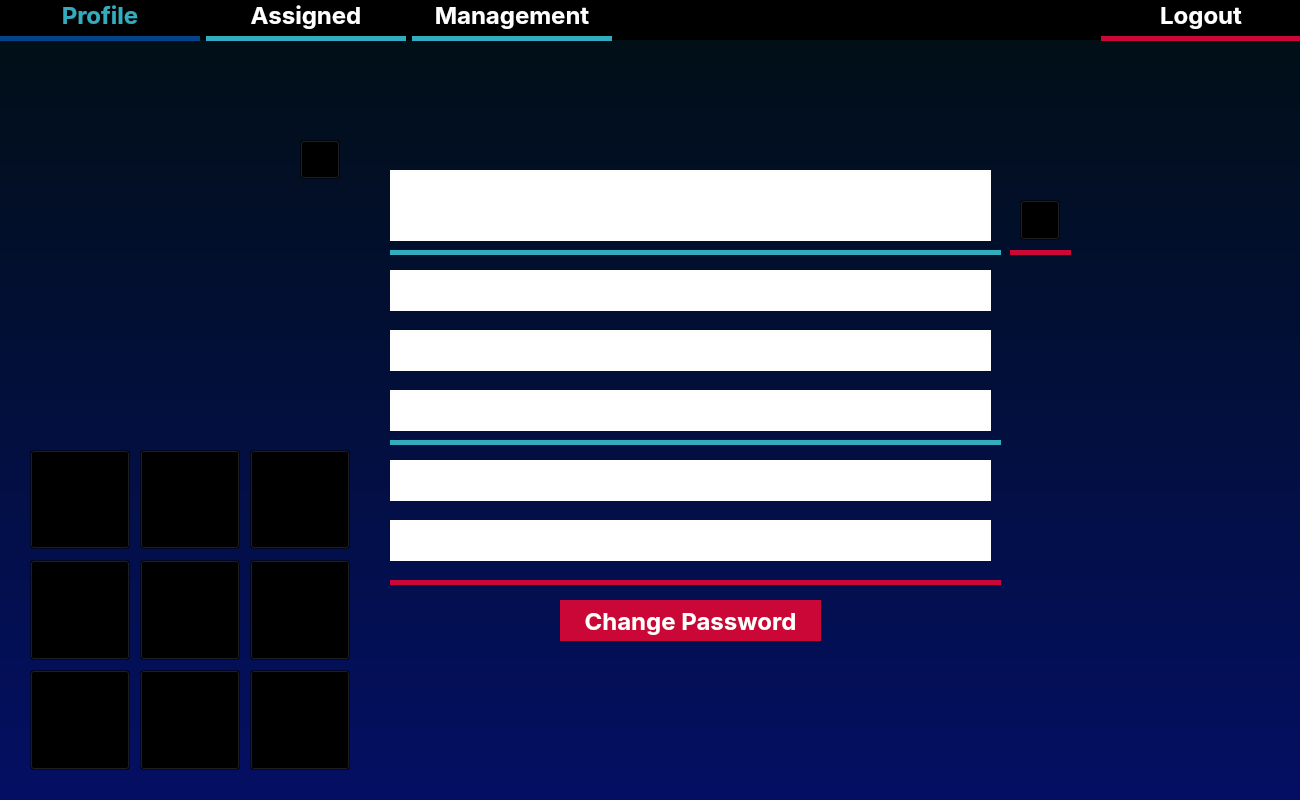
<?xml version="1.0" encoding="UTF-8"?>
<ui version="4.0">
 <class>Profile</class>
 <widget class="QWidget" name="Profile">
  <property name="geometry">
   <rect>
    <x>0</x>
    <y>0</y>
    <width>1300</width>
    <height>800</height>
   </rect>
  </property>
  <property name="minimumSize">
   <size>
    <width>1300</width>
    <height>800</height>
   </size>
  </property>
  <property name="maximumSize">
   <size>
    <width>1300</width>
    <height>800</height>
   </size>
  </property>
  <property name="windowTitle">
   <string>Form</string>
  </property>
  <widget class="QPushButton" name="EditDetails">
   <property name="geometry">
    <rect>
     <x>1020</x>
     <y>200</y>
     <width>40</width>
     <height>40</height>
    </rect>
   </property>
   <property name="minimumSize">
    <size>
     <width>39</width>
     <height>39</height>
    </size>
   </property>
   <property name="maximumSize">
    <size>
     <width>40</width>
     <height>40</height>
    </size>
   </property>
   <property name="autoFillBackground">
    <bool>false</bool>
   </property>
   <property name="styleSheet">
    <string notr="true">background-color:transparent;</string>
   </property>
   <property name="text">
    <string/>
   </property>
   <property name="checkable">
    <bool>true</bool>
   </property>
  </widget>
  <widget class="QPushButton" name="Background">
   <property name="geometry">
    <rect>
     <x>-10</x>
     <y>-20</y>
     <width>1321</width>
     <height>831</height>
    </rect>
   </property>
   <property name="styleSheet">
    <string notr="true">background-color: qlineargradient(spread:pad, x0:1, y2:1, x2:0, y2:1, stop:0 rgba(1, 15, 17, 255), stop:1 rgba(4, 15, 101, 255))</string>
   </property>
   <property name="text">
    <string/>
   </property>
  </widget>
  <widget class="QLabel" name="PFP">
   <property name="geometry">
    <rect>
     <x>40</x>
     <y>140</y>
     <width>300</width>
     <height>300</height>
    </rect>
   </property>
   <property name="minimumSize">
    <size>
     <width>199</width>
     <height>199</height>
    </size>
   </property>
   <property name="maximumSize">
    <size>
     <width>300</width>
     <height>300</height>
    </size>
   </property>
   <property name="autoFillBackground">
    <bool>false</bool>
   </property>
   <property name="text">
    <string/>
   </property>
   <property name="scaledContents">
    <bool>true</bool>
   </property>
  </widget>
  <widget class="QPushButton" name="Line1">
   <property name="geometry">
    <rect>
     <x>390</x>
     <y>250</y>
     <width>611</width>
     <height>5</height>
    </rect>
   </property>
   <property name="maximumSize">
    <size>
     <width>16777215</width>
     <height>5</height>
    </size>
   </property>
   <property name="styleSheet">
    <string notr="true">background-color:#32ACBE; border:0px;</string>
   </property>
   <property name="text">
    <string/>
   </property>
  </widget>
  <widget class="QLabel" name="Name">
   <property name="geometry">
    <rect>
     <x>410</x>
     <y>150</y>
     <width>261</width>
     <height>91</height>
    </rect>
   </property>
   <property name="font">
    <font>
     <pointsize>48</pointsize>
    </font>
   </property>
   <property name="styleSheet">
    <string notr="true">color:#ffffff</string>
   </property>
   <property name="text">
    <string>Greg</string>
   </property>
  </widget>
  <widget class="QLabel" name="JobTitle">
   <property name="geometry">
    <rect>
     <x>400</x>
     <y>270</y>
     <width>441</width>
     <height>41</height>
    </rect>
   </property>
   <property name="font">
    <font>
     <pointsize>24</pointsize>
    </font>
   </property>
   <property name="styleSheet">
    <string notr="true">color:#ffffff</string>
   </property>
   <property name="text">
    <string>Senior Software Engineer</string>
   </property>
  </widget>
  <widget class="QLabel" name="workHours">
   <property name="geometry">
    <rect>
     <x>400</x>
     <y>330</y>
     <width>351</width>
     <height>41</height>
    </rect>
   </property>
   <property name="font">
    <font>
     <pointsize>24</pointsize>
    </font>
   </property>
   <property name="styleSheet">
    <string notr="true">color:#ffffff</string>
   </property>
   <property name="text">
    <string>09:00 - 17:30  UTC</string>
   </property>
  </widget>
  <widget class="QLabel" name="location">
   <property name="geometry">
    <rect>
     <x>400</x>
     <y>390</y>
     <width>441</width>
     <height>41</height>
    </rect>
   </property>
   <property name="font">
    <font>
     <pointsize>24</pointsize>
    </font>
   </property>
   <property name="styleSheet">
    <string notr="true">color:#ffffff</string>
   </property>
   <property name="text">
    <string>Washington, DC</string>
   </property>
  </widget>
  <widget class="QPushButton" name="Line2">
   <property name="geometry">
    <rect>
     <x>390</x>
     <y>440</y>
     <width>611</width>
     <height>5</height>
    </rect>
   </property>
   <property name="maximumSize">
    <size>
     <width>16777215</width>
     <height>5</height>
    </size>
   </property>
   <property name="styleSheet">
    <string notr="true">background-color:#32ACBE; border:0px;</string>
   </property>
   <property name="text">
    <string/>
   </property>
  </widget>
  <widget class="QLabel" name="email">
   <property name="geometry">
    <rect>
     <x>400</x>
     <y>460</y>
     <width>441</width>
     <height>41</height>
    </rect>
   </property>
   <property name="font">
    <font>
     <pointsize>20</pointsize>
    </font>
   </property>
   <property name="styleSheet">
    <string notr="true">color:#ffffff</string>
   </property>
   <property name="text">
    <string>almightyGreg@gmail.com</string>
   </property>
  </widget>
  <widget class="QLabel" name="number">
   <property name="geometry">
    <rect>
     <x>400</x>
     <y>520</y>
     <width>441</width>
     <height>41</height>
    </rect>
   </property>
   <property name="font">
    <font>
     <pointsize>20</pointsize>
    </font>
   </property>
   <property name="styleSheet">
    <string notr="true">color:#ffffff</string>
   </property>
   <property name="text">
    <string>021 123 4567</string>
   </property>
  </widget>
  <widget class="QPushButton" name="Line3">
   <property name="geometry">
    <rect>
     <x>390</x>
     <y>580</y>
     <width>611</width>
     <height>5</height>
    </rect>
   </property>
   <property name="maximumSize">
    <size>
     <width>16777215</width>
     <height>5</height>
    </size>
   </property>
   <property name="styleSheet">
    <string notr="true">background-color:#CA0736; border:0px;</string>
   </property>
   <property name="text">
    <string/>
   </property>
  </widget>
  <widget class="QPushButton" name="changePassword">
   <property name="geometry">
    <rect>
     <x>560</x>
     <y>600</y>
     <width>261</width>
     <height>41</height>
    </rect>
   </property>
   <property name="styleSheet">
    <string notr="true">font-size: 24px;font-family: Inter;color: rgb(255, 255, 255); font-weight:bold; border:none; background-color:#CA0736;</string>
   </property>
   <property name="text">
    <string>Change Password</string>
   </property>
  </widget>
  <widget class="QPushButton" name="Line4">
   <property name="geometry">
    <rect>
     <x>1010</x>
     <y>250</y>
     <width>61</width>
     <height>5</height>
    </rect>
   </property>
   <property name="minimumSize">
    <size>
     <width>50</width>
     <height>0</height>
    </size>
   </property>
   <property name="maximumSize">
    <size>
     <width>70</width>
     <height>5</height>
    </size>
   </property>
   <property name="styleSheet">
    <string notr="true">background-color:#CA0736; border:0px;</string>
   </property>
   <property name="text">
    <string/>
   </property>
  </widget>
  <widget class="QLineEdit" name="NameEdit">
   <property name="geometry">
    <rect>
     <x>390</x>
     <y>170</y>
     <width>601</width>
     <height>71</height>
    </rect>
   </property>
   <property name="styleSheet">
    <string notr="true">font-size: 24px;font-family: Inter;color:black; border:none;</string>
   </property>
  </widget>
  <widget class="QLineEdit" name="JobEdit">
   <property name="geometry">
    <rect>
     <x>390</x>
     <y>270</y>
     <width>601</width>
     <height>41</height>
    </rect>
   </property>
   <property name="styleSheet">
    <string notr="true">font-size: 24px;font-family: Inter;color:black; border:none;</string>
   </property>
  </widget>
  <widget class="QLineEdit" name="TimeEdit">
   <property name="geometry">
    <rect>
     <x>390</x>
     <y>330</y>
     <width>601</width>
     <height>41</height>
    </rect>
   </property>
   <property name="styleSheet">
    <string notr="true">font-size: 24px;font-family: Inter;color:black; border:none;</string>
   </property>
  </widget>
  <widget class="QLineEdit" name="LocationEdit">
   <property name="geometry">
    <rect>
     <x>390</x>
     <y>390</y>
     <width>601</width>
     <height>41</height>
    </rect>
   </property>
   <property name="styleSheet">
    <string notr="true">font-size: 24px;font-family: Inter;color:black; border:none;</string>
   </property>
  </widget>
  <widget class="QLineEdit" name="EmailEdit">
   <property name="geometry">
    <rect>
     <x>390</x>
     <y>460</y>
     <width>601</width>
     <height>41</height>
    </rect>
   </property>
   <property name="styleSheet">
    <string notr="true">font-size: 24px;font-family: Inter;color:black; border:none;</string>
   </property>
  </widget>
  <widget class="QLineEdit" name="NumberEdit">
   <property name="geometry">
    <rect>
     <x>390</x>
     <y>520</y>
     <width>601</width>
     <height>41</height>
    </rect>
   </property>
   <property name="styleSheet">
    <string notr="true">font-size: 24px;font-family: Inter;color:black; border:none;</string>
   </property>
  </widget>
  <widget class="QPushButton" name="EditProfilePic">
   <property name="geometry">
    <rect>
     <x>300</x>
     <y>140</y>
     <width>40</width>
     <height>39</height>
    </rect>
   </property>
   <property name="minimumSize">
    <size>
     <width>39</width>
     <height>39</height>
    </size>
   </property>
   <property name="maximumSize">
    <size>
     <width>40</width>
     <height>40</height>
    </size>
   </property>
   <property name="styleSheet">
    <string notr="true">background-color:transparent;</string>
   </property>
   <property name="text">
    <string/>
   </property>
   <property name="checkable">
    <bool>true</bool>
   </property>
  </widget>
  <widget class="QPushButton" name="ProfileOp1">
   <property name="geometry">
    <rect>
     <x>30</x>
     <y>450</y>
     <width>100</width>
     <height>99</height>
    </rect>
   </property>
   <property name="minimumSize">
    <size>
     <width>79</width>
     <height>99</height>
    </size>
   </property>
   <property name="maximumSize">
    <size>
     <width>100</width>
     <height>100</height>
    </size>
   </property>
   <property name="styleSheet">
    <string notr="true">background-color:transparent;</string>
   </property>
   <property name="text">
    <string/>
   </property>
   <property name="checkable">
    <bool>false</bool>
   </property>
  </widget>
  <widget class="QPushButton" name="ProfileOp2">
   <property name="geometry">
    <rect>
     <x>140</x>
     <y>450</y>
     <width>100</width>
     <height>99</height>
    </rect>
   </property>
   <property name="minimumSize">
    <size>
     <width>79</width>
     <height>99</height>
    </size>
   </property>
   <property name="maximumSize">
    <size>
     <width>100</width>
     <height>100</height>
    </size>
   </property>
   <property name="styleSheet">
    <string notr="true">background-color:transparent;</string>
   </property>
   <property name="text">
    <string/>
   </property>
  </widget>
  <widget class="QPushButton" name="ProfileOp3">
   <property name="geometry">
    <rect>
     <x>250</x>
     <y>450</y>
     <width>100</width>
     <height>99</height>
    </rect>
   </property>
   <property name="minimumSize">
    <size>
     <width>79</width>
     <height>99</height>
    </size>
   </property>
   <property name="maximumSize">
    <size>
     <width>100</width>
     <height>100</height>
    </size>
   </property>
   <property name="styleSheet">
    <string notr="true">background-color:transparent;</string>
   </property>
   <property name="text">
    <string/>
   </property>
  </widget>
  <widget class="QPushButton" name="ProfileOp4">
   <property name="geometry">
    <rect>
     <x>30</x>
     <y>560</y>
     <width>100</width>
     <height>100</height>
    </rect>
   </property>
   <property name="minimumSize">
    <size>
     <width>79</width>
     <height>79</height>
    </size>
   </property>
   <property name="maximumSize">
    <size>
     <width>100</width>
     <height>100</height>
    </size>
   </property>
   <property name="styleSheet">
    <string notr="true">background-color:transparent;</string>
   </property>
   <property name="text">
    <string/>
   </property>
  </widget>
  <widget class="QPushButton" name="ProfileOp5">
   <property name="geometry">
    <rect>
     <x>30</x>
     <y>670</y>
     <width>100</width>
     <height>100</height>
    </rect>
   </property>
   <property name="minimumSize">
    <size>
     <width>79</width>
     <height>79</height>
    </size>
   </property>
   <property name="maximumSize">
    <size>
     <width>100</width>
     <height>100</height>
    </size>
   </property>
   <property name="styleSheet">
    <string notr="true">background-color:transparent;</string>
   </property>
   <property name="text">
    <string/>
   </property>
  </widget>
  <widget class="QPushButton" name="ProfileOp6">
   <property name="geometry">
    <rect>
     <x>250</x>
     <y>560</y>
     <width>100</width>
     <height>100</height>
    </rect>
   </property>
   <property name="minimumSize">
    <size>
     <width>79</width>
     <height>79</height>
    </size>
   </property>
   <property name="maximumSize">
    <size>
     <width>100</width>
     <height>100</height>
    </size>
   </property>
   <property name="styleSheet">
    <string notr="true">background-color:transparent;</string>
   </property>
   <property name="text">
    <string/>
   </property>
  </widget>
  <widget class="QPushButton" name="ProfileOp7">
   <property name="geometry">
    <rect>
     <x>250</x>
     <y>670</y>
     <width>100</width>
     <height>100</height>
    </rect>
   </property>
   <property name="minimumSize">
    <size>
     <width>79</width>
     <height>79</height>
    </size>
   </property>
   <property name="maximumSize">
    <size>
     <width>100</width>
     <height>100</height>
    </size>
   </property>
   <property name="styleSheet">
    <string notr="true">background-color:transparent;</string>
   </property>
   <property name="text">
    <string/>
   </property>
  </widget>
  <widget class="QPushButton" name="ProfileOp8">
   <property name="geometry">
    <rect>
     <x>140</x>
     <y>670</y>
     <width>100</width>
     <height>100</height>
    </rect>
   </property>
   <property name="minimumSize">
    <size>
     <width>79</width>
     <height>79</height>
    </size>
   </property>
   <property name="maximumSize">
    <size>
     <width>100</width>
     <height>100</height>
    </size>
   </property>
   <property name="styleSheet">
    <string notr="true">background-color:transparent;</string>
   </property>
   <property name="text">
    <string/>
   </property>
  </widget>
  <widget class="QPushButton" name="ProfileOp9">
   <property name="geometry">
    <rect>
     <x>140</x>
     <y>560</y>
     <width>100</width>
     <height>100</height>
    </rect>
   </property>
   <property name="minimumSize">
    <size>
     <width>79</width>
     <height>79</height>
    </size>
   </property>
   <property name="maximumSize">
    <size>
     <width>100</width>
     <height>100</height>
    </size>
   </property>
   <property name="styleSheet">
    <string notr="true">background-color:transparent;</string>
   </property>
   <property name="text">
    <string/>
   </property>
  </widget>
  <widget class="Line" name="navBackground">
   <property name="enabled">
    <bool>true</bool>
   </property>
   <property name="geometry">
    <rect>
     <x>0</x>
     <y>0</y>
     <width>1301</width>
     <height>40</height>
    </rect>
   </property>
   <property name="minimumSize">
    <size>
     <width>0</width>
     <height>40</height>
    </size>
   </property>
   <property name="styleSheet">
    <string notr="true">background-color:#010511;</string>
   </property>
   <property name="frameShadow">
    <enum>QFrame::Plain</enum>
   </property>
   <property name="lineWidth">
    <number>500</number>
   </property>
   <property name="orientation">
    <enum>Qt::Horizontal</enum>
   </property>
  </widget>
  <widget class="QWidget" name="layoutWidget">
   <property name="geometry">
    <rect>
     <x>0</x>
     <y>0</y>
     <width>1301</width>
     <height>42</height>
    </rect>
   </property>
   <layout class="QHBoxLayout" name="horizontalLayout">
    <property name="sizeConstraint">
     <enum>QLayout::SetNoConstraint</enum>
    </property>
    <property name="leftMargin">
     <number>0</number>
    </property>
    <property name="rightMargin">
     <number>0</number>
    </property>
    <item>
     <layout class="QVBoxLayout" name="NavButton">
      <property name="sizeConstraint">
       <enum>QLayout::SetMaximumSize</enum>
      </property>
      <item>
       <widget class="QPushButton" name="profileButton">
        <property name="styleSheet">
         <string notr="true">font-size: 24px;font-family: Inter;color: #32ACBE; font-weight:bold; border:none;</string>
        </property>
        <property name="text">
         <string>Profile</string>
        </property>
       </widget>
      </item>
      <item>
       <widget class="Line" name="line">
        <property name="enabled">
         <bool>true</bool>
        </property>
        <property name="minimumSize">
         <size>
          <width>200</width>
          <height>5</height>
         </size>
        </property>
        <property name="styleSheet">
         <string notr="true">color:#05448A;</string>
        </property>
        <property name="frameShadow">
         <enum>QFrame::Plain</enum>
        </property>
        <property name="lineWidth">
         <number>15</number>
        </property>
        <property name="midLineWidth">
         <number>6</number>
        </property>
        <property name="orientation">
         <enum>Qt::Horizontal</enum>
        </property>
       </widget>
      </item>
     </layout>
    </item>
    <item>
     <layout class="QVBoxLayout" name="NavButton_6">
      <property name="sizeConstraint">
       <enum>QLayout::SetMaximumSize</enum>
      </property>
      <item>
       <widget class="QPushButton" name="assignButton">
        <property name="styleSheet">
         <string notr="true">font-size: 24px;font-family: Inter;color: rgb(255, 255, 255); font-weight:bold; border:none;</string>
        </property>
        <property name="text">
         <string>Assigned</string>
        </property>
       </widget>
      </item>
      <item>
       <widget class="Line" name="line_7">
        <property name="enabled">
         <bool>true</bool>
        </property>
        <property name="minimumSize">
         <size>
          <width>200</width>
          <height>5</height>
         </size>
        </property>
        <property name="styleSheet">
         <string notr="true">color:#32ACBE;</string>
        </property>
        <property name="frameShadow">
         <enum>QFrame::Plain</enum>
        </property>
        <property name="lineWidth">
         <number>15</number>
        </property>
        <property name="midLineWidth">
         <number>6</number>
        </property>
        <property name="orientation">
         <enum>Qt::Horizontal</enum>
        </property>
       </widget>
      </item>
     </layout>
    </item>
    <item>
     <layout class="QVBoxLayout" name="NavButton_7">
      <property name="sizeConstraint">
       <enum>QLayout::SetMaximumSize</enum>
      </property>
      <item>
       <widget class="QPushButton" name="managementButton">
        <property name="styleSheet">
         <string notr="true">font-size: 24px;font-family: Inter;color: rgb(255, 255, 255); font-weight:bold; border:none;</string>
        </property>
        <property name="text">
         <string>Management</string>
        </property>
       </widget>
      </item>
      <item>
       <widget class="Line" name="line_8">
        <property name="enabled">
         <bool>true</bool>
        </property>
        <property name="minimumSize">
         <size>
          <width>200</width>
          <height>5</height>
         </size>
        </property>
        <property name="styleSheet">
         <string notr="true">color:#32ACBE;</string>
        </property>
        <property name="frameShadow">
         <enum>QFrame::Plain</enum>
        </property>
        <property name="lineWidth">
         <number>15</number>
        </property>
        <property name="midLineWidth">
         <number>6</number>
        </property>
        <property name="orientation">
         <enum>Qt::Horizontal</enum>
        </property>
       </widget>
      </item>
     </layout>
    </item>
    <item>
     <spacer name="horizontalSpacer">
      <property name="orientation">
       <enum>Qt::Horizontal</enum>
      </property>
      <property name="sizeType">
       <enum>QSizePolicy::MinimumExpanding</enum>
      </property>
      <property name="sizeHint" stdset="0">
       <size>
        <width>40</width>
        <height>20</height>
       </size>
      </property>
     </spacer>
    </item>
    <item>
     <layout class="QVBoxLayout" name="NavButton_8">
      <property name="sizeConstraint">
       <enum>QLayout::SetMaximumSize</enum>
      </property>
      <item>
       <widget class="QPushButton" name="logoutButton">
        <property name="styleSheet">
         <string notr="true">font-size: 24px;font-family: Inter;color: rgb(255, 255, 255); font-weight:bold; border:none;</string>
        </property>
        <property name="text">
         <string>Logout</string>
        </property>
       </widget>
      </item>
      <item>
       <widget class="Line" name="line_9">
        <property name="enabled">
         <bool>true</bool>
        </property>
        <property name="minimumSize">
         <size>
          <width>200</width>
          <height>5</height>
         </size>
        </property>
        <property name="styleSheet">
         <string notr="true">color:#CA0736;</string>
        </property>
        <property name="frameShadow">
         <enum>QFrame::Plain</enum>
        </property>
        <property name="lineWidth">
         <number>15</number>
        </property>
        <property name="midLineWidth">
         <number>6</number>
        </property>
        <property name="orientation">
         <enum>Qt::Horizontal</enum>
        </property>
       </widget>
      </item>
     </layout>
    </item>
   </layout>
  </widget>
  <zorder>Background</zorder>
  <zorder>EditDetails</zorder>
  <zorder>PFP</zorder>
  <zorder>Line1</zorder>
  <zorder>Name</zorder>
  <zorder>JobTitle</zorder>
  <zorder>workHours</zorder>
  <zorder>location</zorder>
  <zorder>Line2</zorder>
  <zorder>email</zorder>
  <zorder>number</zorder>
  <zorder>Line3</zorder>
  <zorder>changePassword</zorder>
  <zorder>Line4</zorder>
  <zorder>NameEdit</zorder>
  <zorder>JobEdit</zorder>
  <zorder>TimeEdit</zorder>
  <zorder>LocationEdit</zorder>
  <zorder>EmailEdit</zorder>
  <zorder>NumberEdit</zorder>
  <zorder>EditProfilePic</zorder>
  <zorder>ProfileOp1</zorder>
  <zorder>ProfileOp2</zorder>
  <zorder>ProfileOp3</zorder>
  <zorder>ProfileOp4</zorder>
  <zorder>ProfileOp5</zorder>
  <zorder>ProfileOp6</zorder>
  <zorder>ProfileOp7</zorder>
  <zorder>ProfileOp8</zorder>
  <zorder>ProfileOp9</zorder>
  <zorder>navBackground</zorder>
  <zorder>layoutWidget</zorder>
 </widget>
 <resources/>
 <connections/>
</ui>
